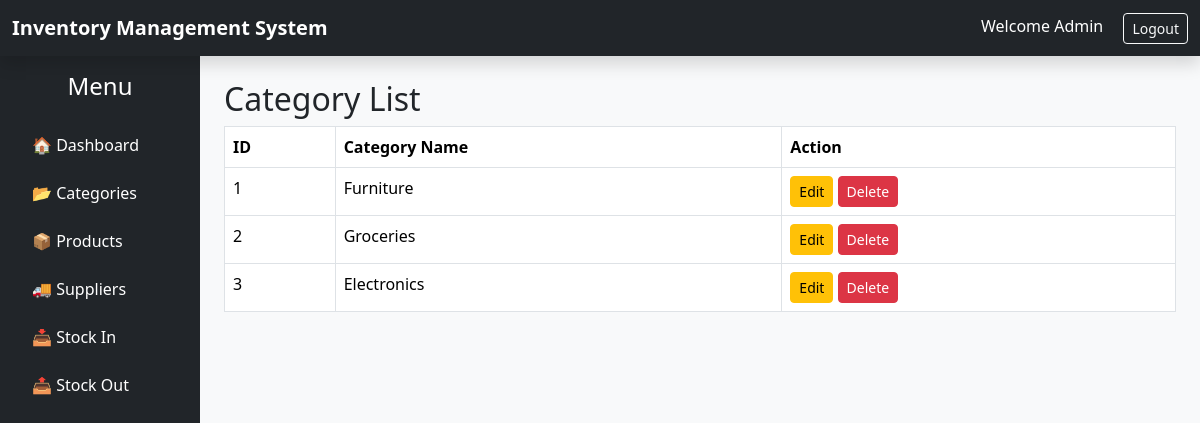
Screenshot of /category/list/ with the database file from the repository.
### inventory/models.py (models this page shows, shortened)
class Category(models.Model):
    category_name = models.CharField(max_length=100)

### inventory/views.py (the view)
# urls.py: path('category/list/', views.category_list, name='category_list'),
def category_list(request):
    categories = Category.objects.all()
    return render(
        request,
        'inventory/category_list.html',
        {'categories': categories}
    )

### inventory/templates/inventory/category_list.html
{% extends 'inventory/base.html' %}
{% block content %}
    <h2>Category List</h2>
    <table class="table table-bordered">
        <tr>
            <th>ID</th>
            <th>Category Name</th>
            <th>Action</th>
        </tr>
        {% for category in categories %}
        <tr>
            <td>{{ category.id }}</td>
            <td>{{ category.category_name }}</td>
            <td>
               <a href="/category/update/{{category.id}}/"
               class="btn btn-warning btn-sm">
                Edit
               </a>
               <a href="/category/delete/{{category.id}}/"
                class="btn btn-danger btn-sm">
                Delete
               </a>
            </td>
        </tr>
        {% endfor %}
    </table>
{% endblock %}

### rows the page displays
Category: id "1", category_name "Furniture"
Category: id "2", category_name "Groceries"
Category: id "3", category_name "Electronics"
